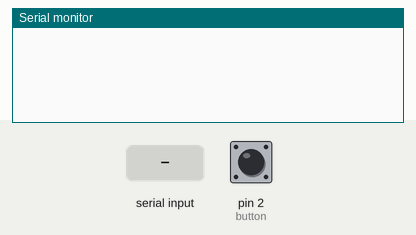
This sketch was run on a simulated Arduino Uno, built with avr-gcc and run on an emulated ATmega328P. Parts: the last lines printed to the serial monitor. Inputs (shaded band) come from the test bench; at power-on: pin 2 (button) HIGH.

Above: at 1.2 s.
1.3 s: "2OK" received over the second serial link
At 3.3 s:
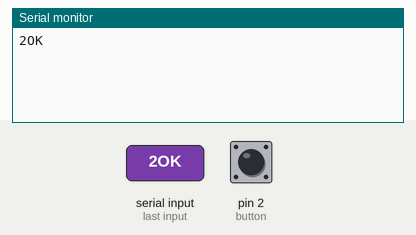
3.8 s: "1" received over the second serial link
At 5.2 s:
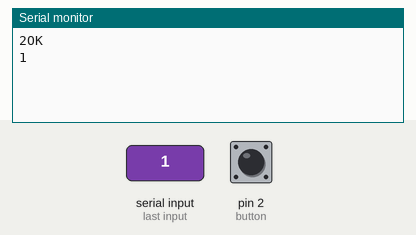

Measured:
- after the input at 1.3 s, the serial monitor: prints a new line after 1.0 s (image 1)
- after the input at 3.8 s, the serial monitor: prints a new line after 1.0 s (image 2)

The sketch:

SLAVE_2_FINAL.ino
```cpp
#include <SoftwareSerial.h>
SoftwareSerial BTserial(10, 11);
int button = 2;
String sensorLevel = "OFF";
int sensor = 0;
String value = "";
int ack =0;

const String trigger ="2";

void setup() {
  // initialize digital pin 8 as an output.

  Serial.begin(9600);
  BTserial.begin(38400);
  pinMode(button, INPUT_PULLUP);
  attachInterrupt(digitalPinToInterrupt(button), buttonPressed, CHANGE);
}

void loop() {
  value = BTserial.readString();
  Serial.println(value);
  if (value==trigger){
    ack =1;
  }
  else if (value == "2OK") {
    ack = 0;
    BTserial.println(ack);
    sensorLevel = "OFF";
  }
  //Serial.println(ack);
  if (ack == 1) {
      BTserial.println(sensorLevel);
    delay(10);
  }

}
void buttonPressed(){
  sensor = digitalRead(button);
  if (sensor == HIGH) {
    sensorLevel ="ON";
  }
}
```
